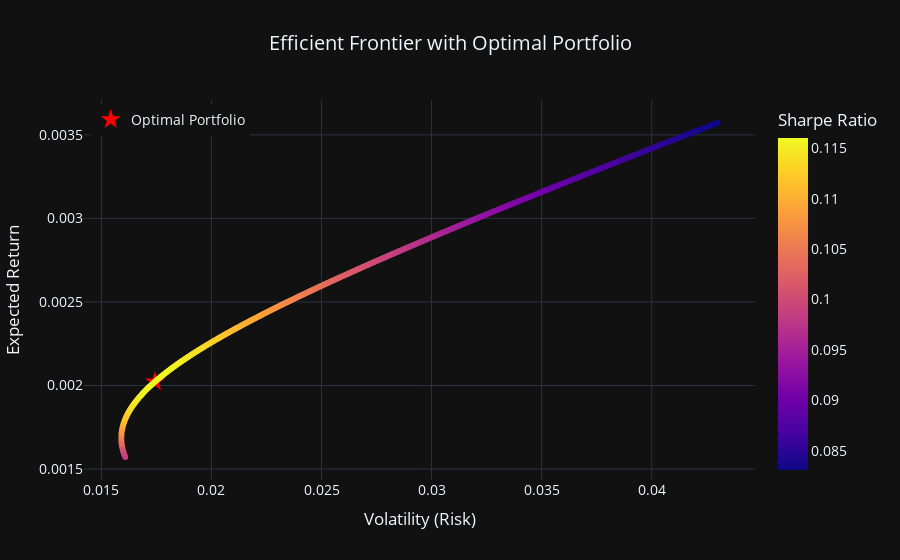

Source (notebook cell):
### Code cell
import pandas as pd
import numpy as np
from scipy.optimize import minimize
import plotly.express as px
import plotly.graph_objects as go

# Load the datasets
gold_data = pd.read_excel('gold.xlsx')
btc_data = pd.read_excel('btc.xlsx')

# Convert the Date columns to datetime format for both datasets
gold_data['Date'] = pd.to_datetime(gold_data['Date'])
btc_data['Date'] = pd.to_datetime(btc_data['Date'])

# Calculate daily returns for both gold and bitcoin
gold_data['Gold_Return'] = gold_data['Close'].pct_change()
btc_data['BTC_Return'] = btc_data['btc_rial'].pct_change()

# Merge the data on the Date column
merged_data = pd.merge(gold_data[['Date', 'Gold_Return']], btc_data[['Date', 'BTC_Return']], on='Date', how='inner')

# Drop NaN values that may have resulted from pct_change
merged_data.dropna(inplace=True)

# Calculate mean returns and covariance matrix
mean_returns = merged_data[['Gold_Return', 'BTC_Return']].mean()
cov_matrix = merged_data[['Gold_Return', 'BTC_Return']].cov()

# Define portfolio performance function
def portfolio_performance(weights, mean_returns, cov_matrix):
    returns = np.sum(mean_returns * weights)
    volatility = np.sqrt(np.dot(weights.T, np.dot(cov_matrix, weights)))
    return returns, volatility

# Define the objective function to minimize (negative Sharpe ratio)
def negative_sharpe_ratio(weights, mean_returns, cov_matrix, risk_free_rate=0.0):
    p_returns, p_volatility = portfolio_performance(weights, mean_returns, cov_matrix)
    sharpe_ratio = (p_returns - risk_free_rate) / p_volatility
    return -sharpe_ratio

# Constraints and bounds
constraints = ({'type': 'eq', 'fun': lambda weights: np.sum(weights) - 1})
bounds = tuple((0, 1) for _ in range(len(mean_returns)))

# Initial guess (equal weights)
init_guess = len(mean_returns) * [1. / len(mean_returns)]

# Perform optimization
optimal_result = minimize(negative_sharpe_ratio, init_guess, args=(mean_returns, cov_matrix), method='SLSQP', bounds=bounds, constraints=constraints)

# Get the optimal weights
optimal_weights = optimal_result.x

# Calculate the optimal portfolio performance
optimal_returns, optimal_volatility = portfolio_performance(optimal_weights, mean_returns, cov_matrix)

# Generate portfolios for efficient frontier
num_portfolios = 10000
results = np.zeros((3, num_portfolios))
for i in range(num_portfolios):
    weights = np.random.random(len(mean_returns))
    weights /= np.sum(weights)
    p_returns, p_volatility = portfolio_performance(weights, mean_returns, cov_matrix)
    results[0,i] = p_volatility
    results[1,i] = p_returns
    results[2,i] = (p_returns - 0) / p_volatility  # Sharpe ratio with zero risk-free rate

# Create a DataFrame for visualization
df = pd.DataFrame({
    'Volatility': results[0],
    'Return': results[1],
    'Sharpe Ratio': results[2]
})

# Plot using Plotly
fig = px.scatter(df, x='Volatility', y='Return', color='Sharpe Ratio', 
                 title='Efficient Frontier with Optimal Portfolio', 
                 labels={'Volatility': 'Volatility (Risk)', 'Return': 'Expected Return'},
                 template='plotly_dark', 
                 hover_data={'Volatility': ':.2f', 'Return': ':.2f', 'Sharpe Ratio': ':.2f'})

# Add optimal portfolio point
fig.add_trace(go.Scatter(
    x=[optimal_volatility],
    y=[optimal_returns],
    mode='markers',
    marker=dict(color='red', size=15, symbol='star'),
    name='Optimal Portfolio'
))

# Customize layout
fig.update_layout(
    legend=dict(
        yanchor="top",
        y=0.99,
        xanchor="left",
        x=0.01
    ),
    title_x=0.5,
    font=dict(size=14)
)

# Show the plot
fig.show()

# Display the results
print("Optimal Weights for Portfolio:")
print(f"Gold: {optimal_weights[0]:.2%}")
print(f"Bitcoin: {optimal_weights[1]:.2%}")

print("\nOptimal Portfolio Performance:")
print(f"Expected Daily Return: {optimal_returns:.2%}")
print(f"Daily Volatility (Risk): {optimal_volatility:.2%}")

### Figure 1 — Plotly figure (JSON) as saved in the notebook; plotly's stock layout.template omitted (floating-point values rounded to 4 significant figures; data arrays with more than 128 entries replaced by an {"elided": "..."} marker saying what was removed)
{"data": [{"customdata": {"elided": "10000x1 float values"}, "hovertemplate": "Volatility (Risk)=%{x:.2f}<br>Expected Return=%{y:.2f}<br>Sharpe Ratio=%{marker.color:.2f}<extra></extra>", "legendgroup": "", "marker": {"color": {"elided": "10000 float values"}, "coloraxis": "coloraxis", "symbol": "circle"}, "mode": "markers", "name": "", "showlegend": false, "type": "scattergl", "x": {"elided": "10000 float values"}, "xaxis": "x", "y": {"elided": "10000 float values"}, "yaxis": "y"}, {"marker": {"color": "red", "size": 15, "symbol": "star"}, "mode": "markers", "name": "Optimal Portfolio", "type": "scatter", "x": [0.01743], "y": [0.002023]}], "layout": {"coloraxis": {"colorbar": {"title": {"text": "Sharpe Ratio"}}, "colorscale": [[0, "#0d0887"], [0.1111, "#46039f"], [0.2222, "#7201a8"], [0.3333, "#9c179e"], [0.4444, "#bd3786"], [0.5556, "#d8576b"], [0.6667, "#ed7953"], [0.7778, "#fb9f3a"], [0.8889, "#fdca26"], [1, "#f0f921"]]}, "font": {"size": 14}, "legend": {"tracegroupgap": 0, "x": 0.01, "xanchor": "left", "y": 0.99, "yanchor": "top"}, "title": {"text": "Efficient Frontier with Optimal Portfolio", "x": 0.5}, "xaxis": {"anchor": "y", "domain": [0, 1], "title": {"text": "Volatility (Risk)"}}, "yaxis": {"anchor": "x", "domain": [0, 1], "title": {"text": "Expected Return"}}}}
